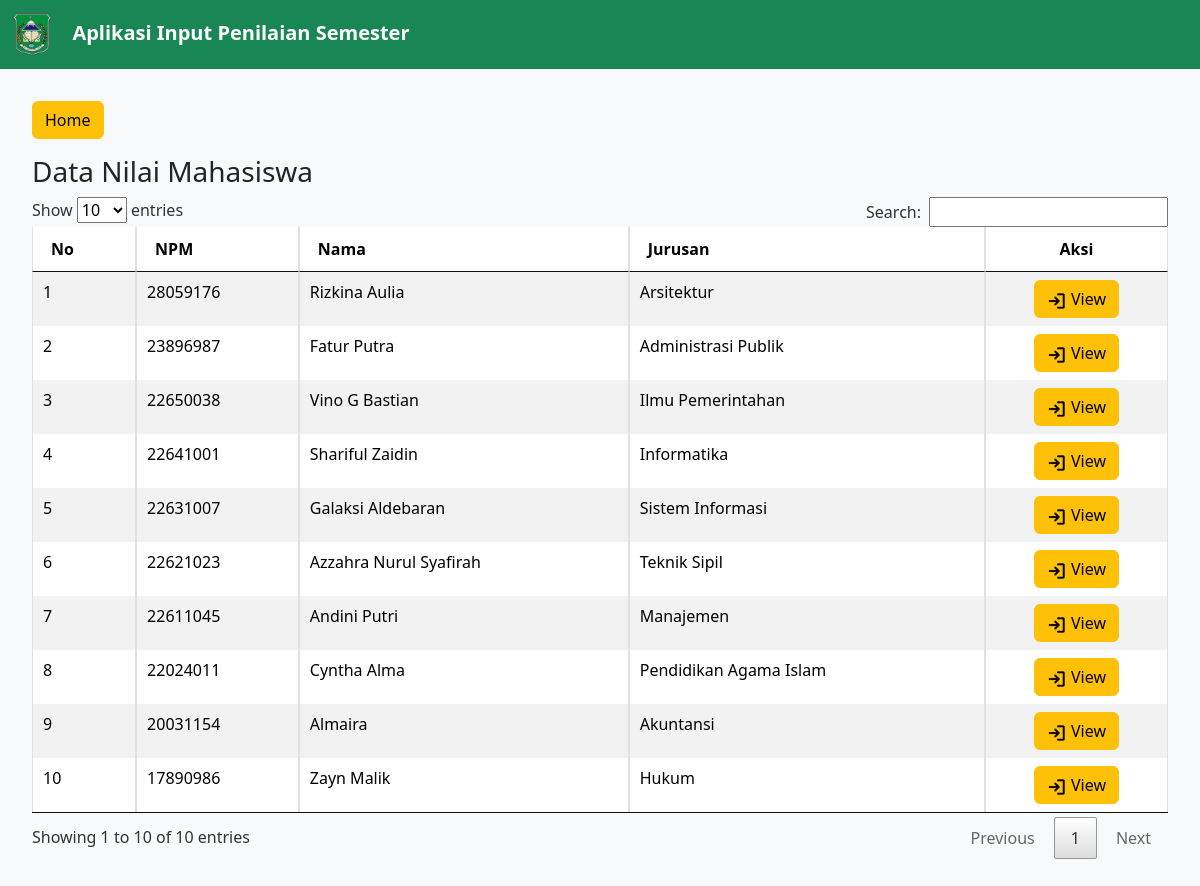
/dashboard, run on the app's committed database.
### tables this page shows
CREATE TABLE `tb_mhs` (
  `npm` int NOT NULL,
  `nama` varchar(50) NOT NULL,
  `kode_jurusan` int NOT NULL
);

CREATE TABLE `tb_jurusan` (
  `kode_jurusan` int NOT NULL,
  `nama_jurusan` varchar(100) NOT NULL
);

### app/core/View.php (called while the page is built, shortened)
<?php
class View
{
    public static function render(string $path, $model = []): void
    {
        require_once __DIR__ . '/../view/Layout/Header.php';
        require_once __DIR__ . '/../view/' . $path . '.php';
        require_once __DIR__ . '/../view/Layout/Footer.php';
    }
}

### app/controller/DashboardController.php (called while the page is built, shortened)
<?php
class DashboardController
{
    private Mahasiswa $mahasiswa;
    public function __construct()
    {
        $this->mahasiswa = new Mahasiswa;
    }
    public function index()
    {
        $data = $this->mahasiswa->findAllMahasiswa();
        View::render("Dashboard/index", [
            "title" => "Dashboard | DNS",
            "data" => $data
        ]);
    }
}

### public/index.php (called while the page is built, shortened)
<?php
Route::run();

### app/model/Mahasiswa.php (called while the page is built, shortened)
<?php
class Mahasiswa
{
    private PDO $pdo;
    public function __construct()
    {
        $this->pdo = Database::getConnection();
    }
    public function findAllMahasiswa()
    {
        try {
            $statement = $this->pdo->prepare("SELECT tb_mhs.npm, tb_mhs.nama, tb_mhs.kode_jurusan, tb_jurusan.nama_jurusan AS jurusan
                                                FROM tb_mhs
                                                JOIN tb_jurusan ON tb_mhs.kode_jurusan = tb_jurusan.kode_jurusan ORDER BY tb_mhs.npm DESC");
            $statement->execute();
            if ($row = $statement->fetchAll()) {
                return $row;
            }
        } finally {
            $statement->closeCursor();
        }
    }
}

### config/database.php (called while the page is built)
<?php
return [
    "dsn" => "mysql:host=localhost;dbname=db_dns",
    "dbuser" => "root",
    "dbpass" => ""
];

### app/database/Database.php (called while the page is built, shortened)
<?php
class Database
{
    private static ?PDO $pdo = null;
    public static function getConnection(): PDO
    {
        if (self::$pdo == null) {
            $config = require_once __DIR__ . '/../../config/database.php';
            self::$pdo = new PDO(
                $config["dsn"],
                $config["dbuser"],
                $config["dbpass"]
            );
        }
        return self::$pdo;
    }
}

### app/view/Dashboard/index.php (the view)
<div class="tabel-container">
	<button class="btn btn-warning mb-3"><a style="text-decoration:none; color:black;" href="<?= BASEURL ?>">Home</a></button>
	<h3>Data Nilai Mahasiswa</h3>
	<table id="tbldns" class="table table-striped table-bordered" cellspacing="0">
		<thead>
			<tr>
				<th>No</th>
				<th>NPM</th>
				<th>Nama</th>
				<th>Jurusan</th>
				<th class="text-center">Aksi</th>
			</tr>
		</thead>
		<tbody>
			<?php $i = 1; ?>
			<?php foreach ($model["data"] as $mhs) : ?>
				<tr>
					<td><?= $i++ ?></td>
					<td><?= $mhs["npm"] ?></td>
					<td><?= $mhs["nama"] ?></td>
					<td><?= $mhs["jurusan"] ?></td>
					<td class="text-center">
						<a href="<?= BASEURL ?>/dashboard/lihat?npm=<?= $mhs["npm"] ?>"><button type="button" class="btn btn-warning"><img src="<?= BASEURL ?>/assets/image/sign-in.png" style="width:20px;height:auto;"> View</button></a>
					</td>
				</tr>
			<?php endforeach ?>
		</tbody>
	</table>
</div>

### app/core/Route.php (shortened to what this page needs)
<?php
class Route
{
    private static array $routes;
    public static function add(
        string $method,
        string $path,
        array $controller,
        array $middleware = []
    ): void {
        self::$routes[] = [
            "method"        => $method,
            "path"          => $path,
            "controller"    => $controller,
            "middleware"    => $middleware
        ];
    }
    public static function run(): mixed
    {
        $path = "/";
        if (isset($_SERVER["PATH_INFO"]))
            $path = $_SERVER["PATH_INFO"];
        $method = $_SERVER["REQUEST_METHOD"];
        foreach (self::$routes as $route) {
            if ($route["path"] == $path && $route["method"] == $method) {
                $function = $route["controller"][1];
                return (new $controller)->$function();
            }
        }
        return http_response_code(404);
    }
}

### public/assets/css/style.css (style rules this page uses)
body { font-family: 'Segoe UI', Tahoma, Geneva, Verdana, sans-serif; background-color: #f8f9fa; }

### app/view/Layout/Header.php (style rules this page uses)
.tabel-container, .nilai-container { margin: 2em; }

### data on the page
tb_mhs: npm "28059176", nama "Rizkina Aulia", kode_jurusan.nama_jurusan "Arsitektur"
tb_mhs: npm "23896987", nama "Fatur Putra", kode_jurusan.nama_jurusan "Administrasi Publik"
tb_mhs: npm "22650038", nama "Vino G Bastian", kode_jurusan.nama_jurusan "Ilmu Pemerintahan"
tb_mhs: npm "22641001", nama "Shariful Zaidin", kode_jurusan.nama_jurusan "Informatika"
tb_mhs: npm "22631007", nama "Galaksi Aldebaran", kode_jurusan.nama_jurusan "Sistem Informasi"
tb_mhs: npm "22621023", nama "Azzahra Nurul Syafirah", kode_jurusan.nama_jurusan "Teknik Sipil"
tb_mhs: npm "22611045", nama "Andini Putri", kode_jurusan.nama_jurusan "Manajemen"
tb_mhs: npm "22024011", nama "Cyntha Alma", kode_jurusan.nama_jurusan "Pendidikan Agama Islam"
tb_mhs: npm "20031154", nama "Almaira", kode_jurusan.nama_jurusan "Akuntansi"
tb_mhs: npm "17890986", nama "Zayn Malik", kode_jurusan.nama_jurusan "Hukum"
